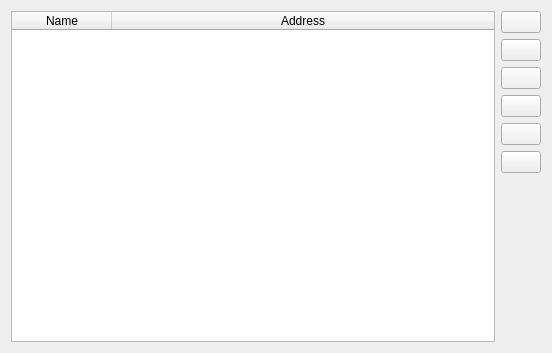
<?xml version="1.0" encoding="UTF-8"?>
<ui version="4.0">
 <class>RepoWidget</class>
 <widget class="QWidget" name="RepoWidget">
  <property name="geometry">
   <rect>
    <x>0</x>
    <y>0</y>
    <width>552</width>
    <height>353</height>
   </rect>
  </property>
  <property name="windowTitle">
   <string>Form</string>
  </property>
  <layout class="QGridLayout" name="gridLayout">
   <item row="1" column="1">
    <widget class="QPushButton" name="pb_repo_save">
     <property name="text">
      <string/>
     </property>
     <property name="icon">
      <iconset theme="document-save"/>
     </property>
    </widget>
   </item>
   <item row="2" column="1">
    <widget class="QPushButton" name="pb_repo_add">
     <property name="text">
      <string/>
     </property>
     <property name="icon">
      <iconset theme="list-add"/>
     </property>
    </widget>
   </item>
   <item row="0" column="1">
    <widget class="QPushButton" name="pb_repo_open">
     <property name="text">
      <string/>
     </property>
     <property name="icon">
      <iconset theme="document-open"/>
     </property>
    </widget>
   </item>
   <item row="3" column="1">
    <widget class="QPushButton" name="pb_repo_remove">
     <property name="text">
      <string/>
     </property>
     <property name="icon">
      <iconset theme="list-remove-symbolic"/>
     </property>
    </widget>
   </item>
   <item row="4" column="1">
    <widget class="QPushButton" name="pb_repo_up">
     <property name="text">
      <string/>
     </property>
     <property name="icon">
      <iconset theme="arrow-up"/>
     </property>
    </widget>
   </item>
   <item row="0" column="0" rowspan="7">
    <widget class="QTableWidget" name="tw_repo">
     <property name="selectionBehavior">
      <enum>QAbstractItemView::SelectRows</enum>
     </property>
     <attribute name="horizontalHeaderStretchLastSection">
      <bool>true</bool>
     </attribute>
     <column>
      <property name="text">
       <string>Name</string>
      </property>
     </column>
     <column>
      <property name="text">
       <string>Address</string>
      </property>
     </column>
    </widget>
   </item>
   <item row="6" column="1">
    <spacer name="verticalSpacer">
     <property name="orientation">
      <enum>Qt::Vertical</enum>
     </property>
     <property name="sizeHint" stdset="0">
      <size>
       <width>20</width>
       <height>110</height>
      </size>
     </property>
    </spacer>
   </item>
   <item row="5" column="1">
    <widget class="QPushButton" name="pb_repo_down">
     <property name="text">
      <string/>
     </property>
     <property name="icon">
      <iconset theme="arrow-down"/>
     </property>
    </widget>
   </item>
  </layout>
 </widget>
 <resources/>
 <connections/>
</ui>
